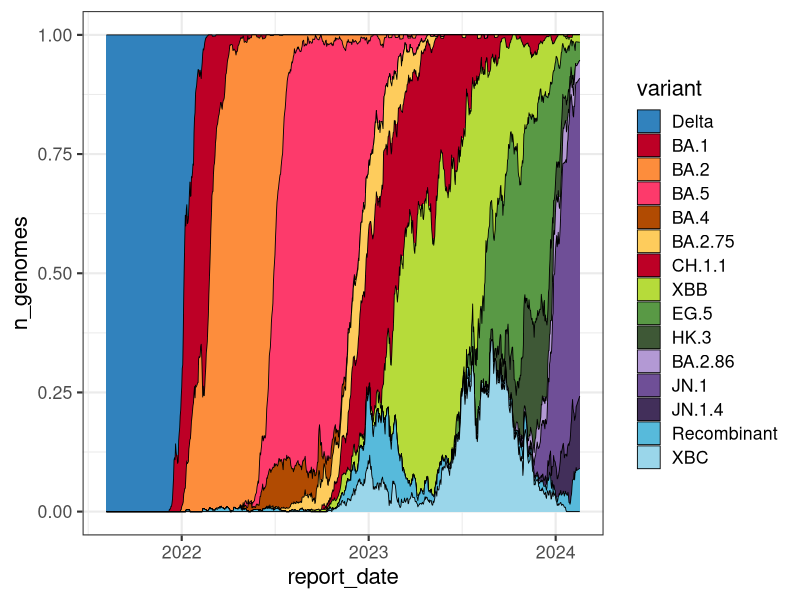

Generate this figure with R: (Note: this script raises an error after producing the figure.)
## ---- chunk 1
knitr::opts_chunk$set(
  fig.path = "images/"
)
## ---- chunk 2
library(lubridate)
library(tidyr)
library(ggplot2)
library(forcats)

voc <- read.csv("data/all_variant_counts.csv")
voc$report_date <- ymd(voc$report_date)
tidy_voc <- pivot_longer(voc, !report_date, names_to = "variant", values_to = "n_genomes")

stack_order <- c("Delta", 
                 "BA.1", 
                 "BA.2", 
                 "BA.5", 
                 "BA.4", 
                 "BA.2.75", 
                 "CH.1.1", 
                 "FK.1.1",
                 "XBB", 
                 "XBB.1.5", 
                 "XBB.1.16",
                 "EG.5",
                 "HK.3",
                 "BA.2.86",
                 "JN.1",
                 "JN.1.4",
                 "Recombinant",
                 "XBC"
)

tidy_voc$variant <- fct_relevel(tidy_voc$variant, stack_order)




voc_pal <-c(Delta        = "#3182bd", 
            BA.1         = "#bd0026", 
            BA.2         = "#fd8d3c", 
            BA.4         = "#B14B02",
            BA.5         = "#FD3A6B",
            BA.2.75      = "#fecc5c", 
            CH.1.1       = "#bd0026",
            FK.1.1       = "#E81634",
            XBB          = "#b6db3a",
            XBB.1.5      = "#5CCC34", 
            XBB.1.16     = "#9CC33C",
            EG.5         = "#599945",
            HK.3         = "#3e5836",
            BA.2.86      = "#B399D4",
            JN.1         = "#6f4f97",
            JN.1.4         = "#422f5a",
            Recombinant  = "#57badb", 
            XBC          = "#9AD6EA"
            
)



ggplot(tidy_voc, aes(report_date, n_genomes, fill=variant)) + 
    geom_area(position = 'fill', colour='black', size=0.3) +
    scale_fill_manual(values=voc_pal)+
    theme_bw(base_size = 16)  

## ---- chunk 3
library(lubridate)
recent <-  filter(tidy_voc, report_date >= today() - months(3), n_genomes > 0)
recent_pal <- voc_pal[ as.character(unique(recent$variant)) ]
ggplot(recent, aes(report_date, n_genomes, fill=variant)) + 
    geom_area(position = 'fill', colour='black', size=0.3) +
    scale_fill_manual(values=recent_pal)+
    theme_bw(base_size = 16)
